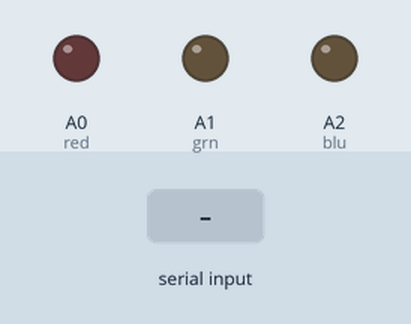
A sketch run on a simulated Arduino Uno, built with avr-gcc and run on an emulated ATmega328P. Shown: output pins drawn as LEDs (lit = HIGH). The test bench sets the inputs (shaded band).

Above: at 1.2 s.
1.3 s: "a" received over Serial
At 2.0 s:
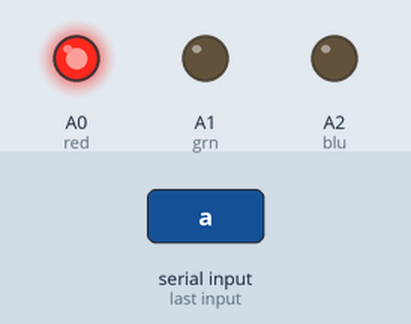
2.8 s: "s" received over Serial
At 3.2 s:
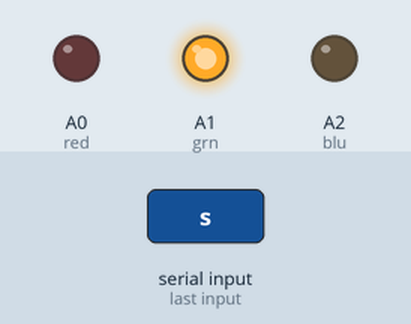
4.3 s: "d" received over Serial
At 5.5 s:
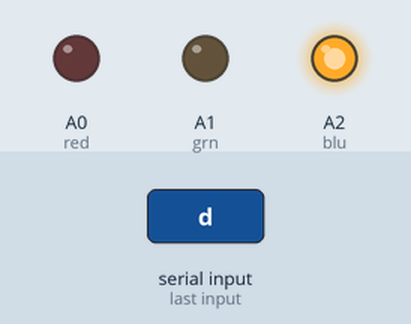
5.8 s: "f" received over Serial
At 6.6 s:
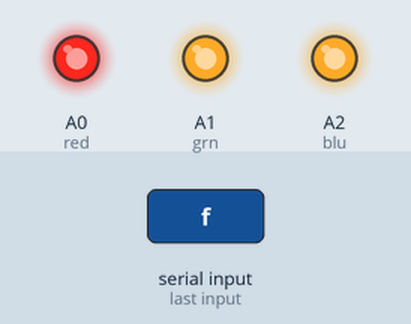
Timing chart, 0 to 8.3 s (numbered marks = the images above; inputs shaded):
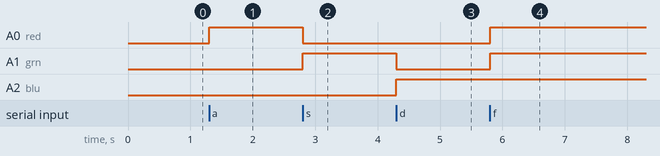

Measured:
- after the input at 1.3 s, A0 (red): LOW → HIGH at once
- after the input at 2.8 s, A0 (red): HIGH → LOW at once; A1 (grn): LOW → HIGH at once
- after the input at 4.3 s, A1 (grn): HIGH → LOW at once; A2 (blu): LOW → HIGH at once
- after the input at 5.8 s, A0 (red), A1 (grn): LOW → HIGH at once

The sketch:

Lab2-3.ino
```cpp
#define red A0
#define grn A1
#define blu A2

int i = 0;
void setup() {
  // put your setup code here, to run once:
  Serial.begin(9600);
  pinMode(red, OUTPUT);
  pinMode(grn, OUTPUT);
  pinMode(blu, OUTPUT);

}

void loop() {
  // put your main code here, to run repeatedly:
  if (Serial.available() > 0) {
    char In = Serial.read();
    if (In == 'a') {
      RGB(255,0,0);
    }
    else if (In == 's') {
      RGB(0,255,0);
    }
    else if (In == 'd') {
      RGB(0,0,255);
    }
    else if (In == 'f') {
      RGB(255,255,255);
    }
  }

}

void RGB(int R, int G, int B){
  analogWrite(red, R);
  analogWrite(grn, G);
  analogWrite(blu, B);
}
```
